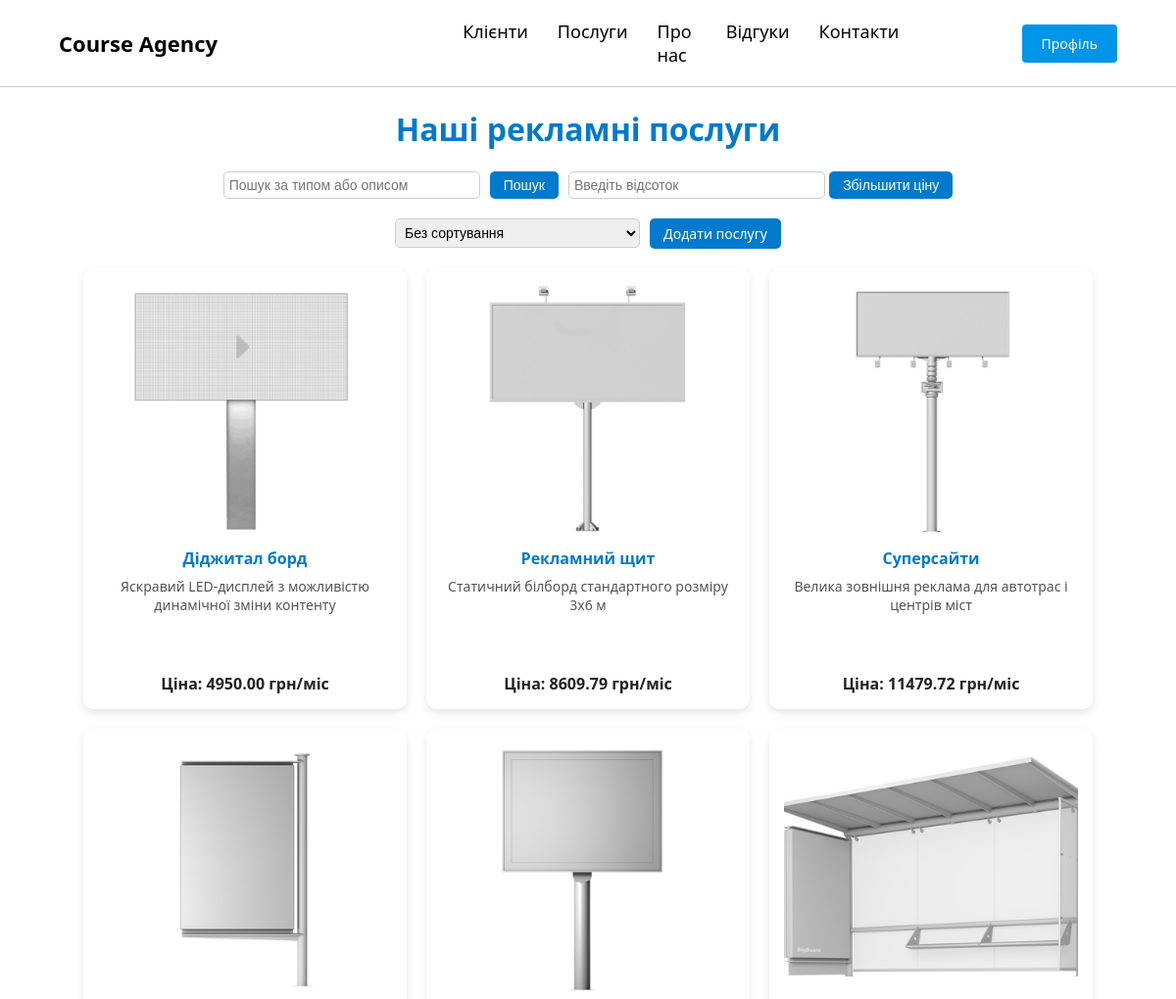
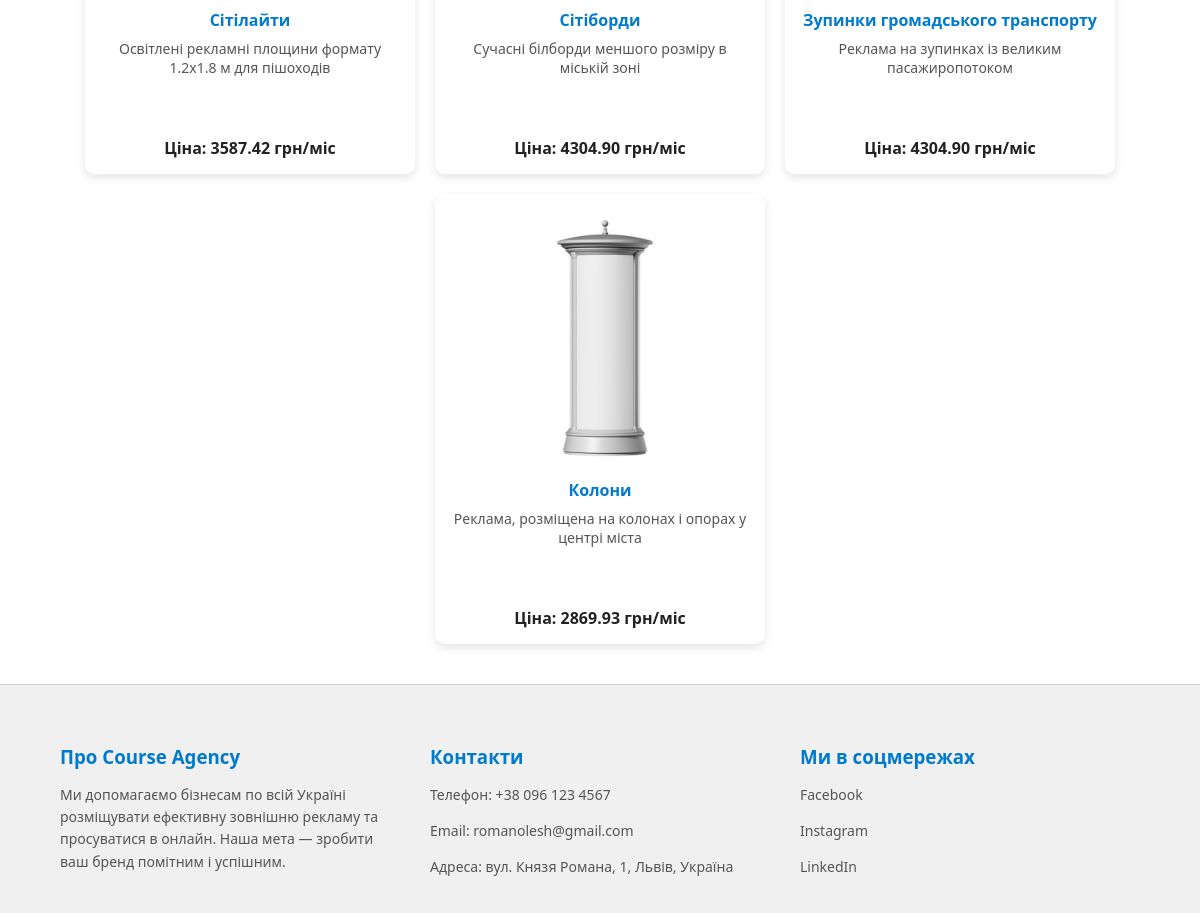
Screenshot of /ad_agency_site/services.php (signed in) with the database file from the repository (2 pictures, top to bottom).
### tables this page shows
CREATE TABLE `adspace` (
  `adspace_id` int(11) NOT NULL,
  `ad_type` varchar(100) NOT NULL,
  `ad_description` text NOT NULL,
  `ad_price` decimal(10,2) NOT NULL,
  `photo` varchar(255) DEFAULT NULL
);

### ad_agency_site/services.php (the view, shortened to what this page needs)
<?php
$role = $_SESSION['user_role'] ?? 'guest';
$connection = getConnection($role);
$sql = "SELECT * FROM Adspace";
$result = mysqli_query($connection, $sql);
?>
<!DOCTYPE html>
<html lang="uk">
<head>
</head>
<body>
    <h1>Наші рекламні послуги</h1>
    <div class="controls">
        <div class="controls-row">
            <form method="get" action="" style="display: flex; gap: 10px;">
                <input class="search-input" type="text" name="search" placeholder="Пошук за типом або описом"
                    value="<?= htmlspecialchars($_GET['search'] ?? '') ?>">
                <button class="search-btn" type="submit">Пошук</button>
            </form>
            <form method="post" style="display: inline;">
                <input class="percent-input" type="number" name="percent" placeholder="Введіть відсоток"
                    value="<?= htmlspecialchars($_POST['percent'] ?? '') ?>">
                <button class="price-btn" type="submit" name="increase_price">Збільшити ціну</button>
            </form>
        </div>
        <div class="controls-row" style="margin-top: 10px; display: flex; gap: 10px; align-items: center;">
            <form method="get" action="" style="display: flex;">
                <select name="sort" class="search-input" onchange="this.form.submit()">
                    <option value="">Без сортування</option>
                </select>
            </form>
            <?php if ($role === 'registered'): ?>
                <a href="add_adspace.php" class="add-btn">Додати послугу</a>
            <?php endif; ?>
        </div>
    </div>
    <div class="adspace-container">
        <?php if (mysqli_num_rows($result) > 0): ?>
            <?php while ($ad = mysqli_fetch_assoc($result)):
                $cardTag = ($role === 'registered') ? 'a href="edit_adspace.php?id=' . $ad['adspace_id'] . '"' : 'div';
            ?>
                <<?= $cardTag ?> class="adspace-card">
                    <?php if ($ad['photo']): ?>
                        <img class="adspace-photo" src="<?= htmlspecialchars($ad['photo']) ?>" alt="Фото реклами">
                    <?php endif; ?>
                    <div class="adspace-type"><?= htmlspecialchars($ad['ad_type']) ?></div>
                    <div class="adspace-description"><?= htmlspecialchars($ad['ad_description']) ?></div>
                    <div class="adspace-price">Ціна: <?= htmlspecialchars($ad['ad_price']) ?> грн/міс</div>
                </<?= explode(' ', $cardTag)[0] ?>>
            <?php endwhile; ?>
        <?php else: ?>
            <p style="text-align:center; color:#666;">Послуг не знайдено.</p>
        <?php endif; ?>
    </div>
</body>
</html>

### ad_agency_site/services.php (style rules this page uses)
body { font-family: 'Segoe UI', Tahoma, Geneva, Verdana, sans-serif; background-color: #f2f2f2; padding: 20px; }
h1 { text-align: center; color: #007acc; }
.controls { display: flex; flex-direction: column; align-items: center; gap: 10px; }
.controls-row { display: flex; flex-wrap: wrap; justify-content: center; gap: 10px; }
.controls form, .controls a { display: inline-block; }
.search-input, .percent-input { padding: 5px; font-size: 14px; border-radius: 5px; border: 1px solid #ccc; width: 250px; }
.search-btn, .add-btn, .price-btn { padding: 6px 14px; font-size: 14px; cursor: pointer; border: none; border-radius: 5px; background-color: #007acc; color: white; text-decoration: none; display: inline-flex; align-items: center; justify-content: center; }
.adspace-container { display: flex; flex-wrap: wrap; justify-content: center; gap: 20px; margin-top: 20px; }
.adspace-card { background-color: white; border-radius: 10px; padding: 15px; box-shadow: 0 4px 10px rgba(0, 0, 0, 0.1); width: 300px; text-align: center; cursor: pointer; transition: transform 0.3s ease; position: relative; color: inherit; text-decoration: none; display: flex; flex-direction: column; height: 420px; }
.adspace-photo { width: 100%; height: 260px; object-fit: cover; border-radius: 8px; margin-bottom: 10px; flex-shrink: 0; }
.adspace-type { font-weight: bold; color: #007acc; margin-bottom: 8px; flex-shrink: 0; }
.adspace-description { font-size: 14px; color: #555; margin-bottom: 8px; flex-grow: 1; overflow: hidden; text-overflow: ellipsis; }
.adspace-price { font-weight: bold; color: #222; flex-shrink: 0; }

### rows the page displays
adspace: photo (picture), ad_type "Діджитал борд", ad_description "Яскравий LED-дисплей з можливістю динамічної зміни контенту", ad_price "4950.00"
adspace: photo (picture), ad_type "Рекламний щит", ad_description "Статичний білборд стандартного розміру 3х6 м", ad_price "8609.79"
adspace: photo (picture), ad_type "Суперсайти", ad_description "Велика зовнішня реклама для автотрас і центрів міст", ad_price "11479.72"
adspace: photo (picture), ad_type "Сітілайти", ad_description "Освітлені рекламні площини формату 1.2х1.8 м для пішоходів", ad_price "3587.42"
adspace: photo (picture), ad_type "Сітіборди", ad_description "Сучасні білборди меншого розміру в міській зоні", ad_price "4304.90"
adspace: photo (picture), ad_type "Зупинки громадського транспорту", ad_description "Реклама на зупинках із великим пасажиропотоком", ad_price "4304.90"
adspace: photo (picture), ad_type "Колони", ad_description "Реклама, розміщена на колонах і опорах у центрі міста", ad_price "2869.93"
